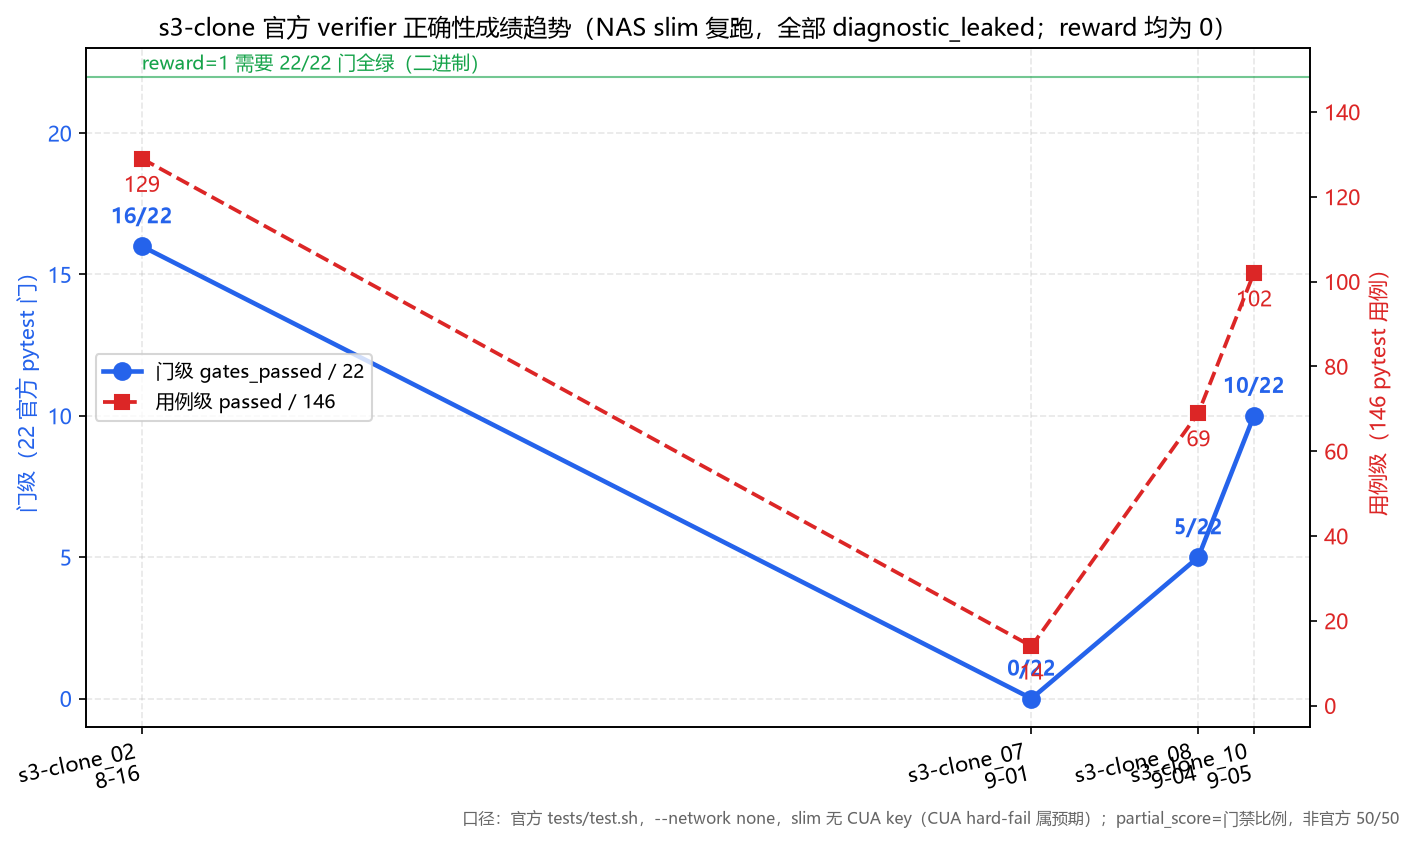

The script that saved this image:
"""Plot s3-clone official-verifier score trend across trials (diagnostic_leaked)."""
from __future__ import annotations

import datetime as dt
import matplotlib
matplotlib.use("Agg")
import matplotlib.pyplot as plt
from matplotlib import font_manager

# Chinese font on Windows
for f in ("Microsoft YaHei", "SimHei"):
    if any(f.lower() == ff.name.lower() for ff in font_manager.fontManager.ttflist):
        plt.rcParams["font.family"] = f
        break
plt.rcParams["axes.unicode_minus"] = False

# Trial, date, gates_passed/22, tests_passed/146
trials = [
    ("s3-clone_02", dt.date(2026, 8, 16), 16, 129),
    ("s3-clone_07", dt.date(2026, 9, 1), 0, 14),
    ("s3-clone_08", dt.date(2026, 9, 4), 5, 69),
    ("s3-clone_10", dt.date(2026, 9, 5), 10, 102),
]

dates = [t[1] for t in trials]
gates = [t[2] for t in trials]
tests = [t[3] for t in trials]
labels = [f"{t[0]}\n{t[1].month}-{t[1].day:02d}" for t in trials]

fig, ax1 = plt.subplots(figsize=(9.5, 5.6), dpi=150)

ax1.plot(dates, gates, "o-", color="#2563eb", lw=2.2, ms=8, label="门级 gates_passed / 22")
ax1.set_ylim(-1, 23)
ax1.set_ylabel("门级（22 官方 pytest 门）", color="#2563eb")
ax1.tick_params(axis="y", labelcolor="#2563eb")
ax1.set_xticks(dates)
ax1.set_xticklabels(labels, rotation=12, ha="right")
ax1.grid(True, alpha=0.3, linestyle="--")

for d, g in zip(dates, gates):
    ax1.annotate(f"{g}/22", (d, g), textcoords="offset points", xytext=(0, 11),
                 ha="center", color="#2563eb", fontweight="bold")

ax2 = ax1.twinx()
ax2.plot(dates, tests, "s--", color="#dc2626", lw=1.8, ms=7, label="用例级 passed / 146")
ax2.set_ylim(-5, 155)
ax2.set_ylabel("用例级（146 pytest 用例）", color="#dc2626")
ax2.tick_params(axis="y", labelcolor="#dc2626")

for d, v in zip(dates, tests):
    ax2.annotate(f"{v}", (d, v), textcoords="offset points", xytext=(0, -16),
                 ha="center", color="#dc2626")

ax1.axhline(22, color="#16a34a", lw=1, alpha=0.6)
ax1.text(dates[0], 22.25, "reward=1 需要 22/22 门全绿（二进制）", color="#16a34a", fontsize=9)

lines1, labels1 = ax1.get_legend_handles_labels()
lines2, labels2 = ax2.get_legend_handles_labels()
ax1.legend(lines1 + lines2, labels1 + labels2, loc="center left", fontsize=9)

ax1.set_title("s3-clone 官方 verifier 正确性成绩趋势（NAS slim 复跑，全部 diagnostic_leaked；reward 均为 0）",
              fontsize=11.5)
fig.text(0.99, 0.01,
         "口径：官方 tests/test.sh，--network none，slim 无 CUA key（CUA hard-fail 属预期）；"
         "partial_score=门禁比例，非官方 50/50",
         ha="right", fontsize=7.5, color="#666")

fig.tight_layout()
out = r"D:\PC_AI\Project\HiveWeave\tasks\_s3clone_score_trend.png"
fig.savefig(out, bbox_inches="tight")
print("saved", out)
